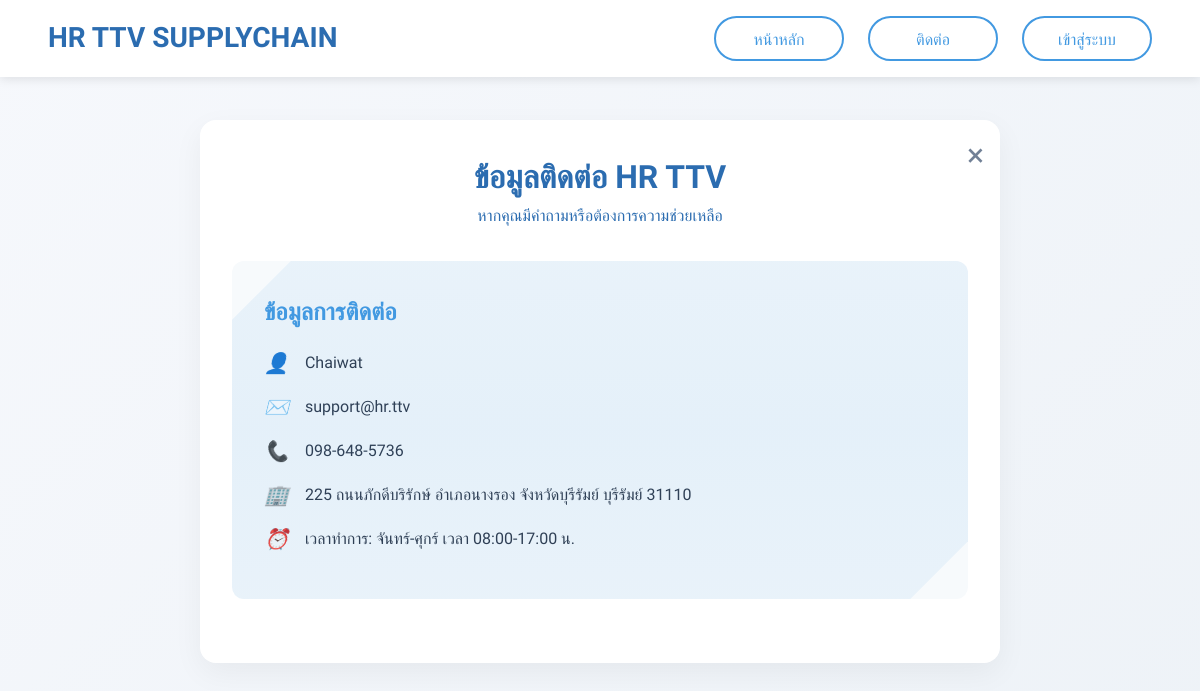
The page /contact.php on the database its author committed.
### tables this page shows
CREATE TABLE `contact_info` (
  `id` int(11) NOT NULL,
  `name` varchar(100) NOT NULL,
  `email` varchar(100) NOT NULL,
  `phone` varchar(20) NOT NULL,
  `address` text NOT NULL,
  `working_hours` varchar(100) NOT NULL,
  `updated_at` timestamp NOT NULL DEFAULT current_timestamp() ON UPDATE current_timestamp(),
  `updated_by` int(11) DEFAULT NULL
);

### contact.php (the view, shortened to what this page needs)
<?php
require_once 'config.php';
try {
    $query = "SELECT * FROM contact_info ORDER BY id LIMIT 1";
    $result = $conn->query($query);
    if ($result && $result->num_rows > 0) {
        $admin_contact = $result->fetch_assoc();
    }
} catch (Exception $e) {
    $admin_contact = [
        'name' => 'HR TTV Support Team',
        'email' => 'support@hr.ttv',
        'phone' => '02-123-4567',
        'address' => '123 ถนนวิภาวดีรังสิต แขวงจตุจักร เขตจตุจักร กรุงเทพมหานคร 10900',
        'working_hours' => 'จันทร์-ศุกร์ เวลา 09:00-17:00 น.'
    ];
    $error_message = "เกิดข้อผิดพลาดในการเชื่อมต่อฐานข้อมูล: " . $e->getMessage();
}
?>
<!DOCTYPE html>
<html lang="th">
<head>
</head>
<body>
    <nav class="navbar">
        <div class="nav-container">
            <a href="index.php" class="logo">HR TTV SUPPLYCHAIN</a>
            <?php if (isset($_SESSION['user_id'])): ?>
                <div class="user-info-wrapper">
                    <div class="user-info-toggle" id="userInfoToggle">
                        <div class="user-avatar">
                            <?php echo substr($_SESSION['user_name'], 0, 1); ?>
                        </div>
                        <span>ยินดีต้อนรับ, <?php echo explode(' ', $_SESSION['user_name'])[0]; ?></span>
                    </div>
                    <div class="user-dropdown" id="userDropdown">
                        <ul>
                            <li><a href="index.php">หน้าหลัก</a></li>
                            <?php if (isset($_SESSION['user_role']) && $_SESSION['user_role'] === 'admin'): ?>
                                <li><a href="admin/dashboard.php">แดชบอร์ด</a></li>
                            <?php else: ?>
                                <li><a href="user/dashboard.php">แดชบอร์ด</a></li>
                            <?php endif; ?>
                            <li><a href="contact.php">ติดต่อ</a></li>
                            <li><a href="logout.php">ออกจากระบบ</a></li>
                        </ul>
                    </div>
                </div>
            <?php else: ?>
                <ul class="nav-menu" id="navMenu">
                    <li><a href="index.php">หน้าหลัก</a></li>
                    <li><a href="contact.php">ติดต่อ</a></li>
                    <li><button onclick="window.location.href='index.php?showLogin=1'">เข้าสู่ระบบ</button></li>
                </ul>
            <?php endif; ?>
        </div>
    </nav>
    <div class="container">
        <button class="close-btn" onclick="window.location.href='index.php'" title="กลับสู่หน้าหลัก">&times;</button>
        <div class="contact-header">
            <h1>ข้อมูลติดต่อ HR TTV</h1>
            <p>หากคุณมีคำถามหรือต้องการความช่วยเหลือ</p>
        </div>
        <div class="contact-info">
            <h2>ข้อมูลการติดต่อ</h2>
            <p><i>👤</i> <?php echo htmlspecialchars($admin_contact['name']); ?></p>
            <p><i>✉️</i> <?php echo htmlspecialchars($admin_contact['email']); ?></p>
            <p><i>📞</i> <?php echo htmlspecialchars($admin_contact['phone']); ?></p>
            <p><i>🏢</i> <?php echo htmlspecialchars($admin_contact['address']); ?></p>
            <p><i>⏰</i> เวลาทำการ: <?php echo htmlspecialchars($admin_contact['working_hours']); ?></p>
        </div>
    </div>
</body>
</html>

### rows shown on the page
contact_info: name "Chaiwat", email "support@hr.ttv", phone "098-648-5736", address "225 ถนนภักดีบริรักษ์ อำเภอนางรอง จังหวัดบุรีรัมย์ บุรีรัมย์ 31110", working_hours "จันทร์-ศุกร์ เวลา 08:00-17:00 น."
